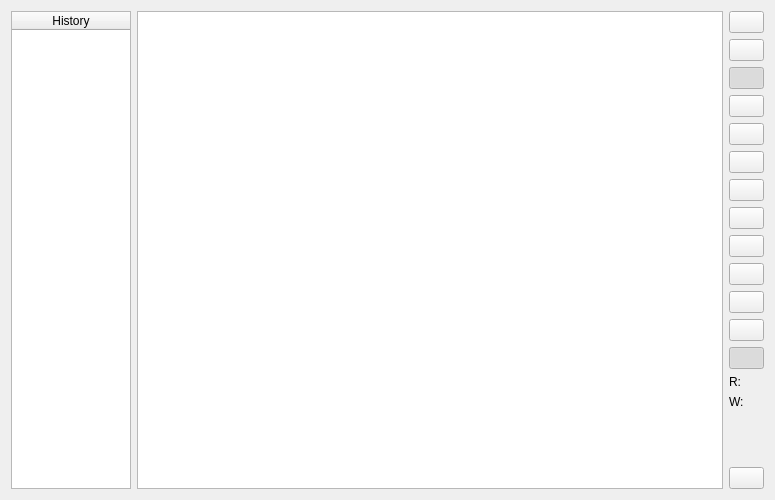
<?xml version="1.0" encoding="UTF-8"?>
<ui version="4.0">
 <class>TablePageForm</class>
 <widget class="QWidget" name="TablePageForm">
  <property name="geometry">
   <rect>
    <x>0</x>
    <y>0</y>
    <width>775</width>
    <height>500</height>
   </rect>
  </property>
  <property name="windowTitle">
   <string>DataSampleTable</string>
  </property>
  <layout class="QHBoxLayout" name="horizontalLayout">
   <item>
    <widget class="QTableWidget" name="historyTable">
     <property name="maximumSize">
      <size>
       <width>120</width>
       <height>16777215</height>
      </size>
     </property>
     <property name="editTriggers">
      <set>QAbstractItemView::NoEditTriggers</set>
     </property>
     <property name="alternatingRowColors">
      <bool>true</bool>
     </property>
     <property name="selectionMode">
      <enum>QAbstractItemView::SingleSelection</enum>
     </property>
     <property name="selectionBehavior">
      <enum>QAbstractItemView::SelectItems</enum>
     </property>
     <attribute name="horizontalHeaderStretchLastSection">
      <bool>true</bool>
     </attribute>
     <attribute name="verticalHeaderVisible">
      <bool>false</bool>
     </attribute>
     <attribute name="verticalHeaderDefaultSectionSize">
      <number>23</number>
     </attribute>
     <column>
      <property name="text">
       <string>History</string>
      </property>
     </column>
    </widget>
   </item>
   <item>
    <widget class="QTableView" name="topicTableView">
     <property name="editTriggers">
      <set>QAbstractItemView::AllEditTriggers</set>
     </property>
     <property name="alternatingRowColors">
      <bool>true</bool>
     </property>
     <property name="selectionMode">
      <enum>QAbstractItemView::ExtendedSelection</enum>
     </property>
     <property name="selectionBehavior">
      <enum>QAbstractItemView::SelectRows</enum>
     </property>
     <attribute name="horizontalHeaderDefaultSectionSize">
      <number>150</number>
     </attribute>
     <attribute name="horizontalHeaderStretchLastSection">
      <bool>true</bool>
     </attribute>
     <attribute name="verticalHeaderVisible">
      <bool>false</bool>
     </attribute>
     <attribute name="verticalHeaderDefaultSectionSize">
      <number>23</number>
     </attribute>
    </widget>
   </item>
   <item>
    <layout class="QVBoxLayout" name="verticalLayout">
     <item>
      <widget class="QPushButton" name="clearSamplesButton">
       <property name="maximumSize">
        <size>
         <width>35</width>
         <height>35</height>
        </size>
       </property>
       <property name="toolTip">
        <string>Clear sample history</string>
       </property>
       <property name="text">
        <string/>
       </property>
       <property name="icon">
        <iconset resource="../ddsmon.qrc">
         <normaloff>:/images/edit-clear.png</normaloff>:/images/edit-clear.png</iconset>
       </property>
      </widget>
     </item>
     <item>
      <widget class="QPushButton" name="filterButton">
       <property name="maximumSize">
        <size>
         <width>35</width>
         <height>35</height>
        </size>
       </property>
       <property name="toolTip">
        <string>Set filter</string>
       </property>
       <property name="text">
        <string/>
       </property>
       <property name="icon">
        <iconset resource="../ddsmon.qrc">
         <normaloff>:/images/filter.png</normaloff>:/images/filter.png</iconset>
       </property>
      </widget>
     </item>
     <item>
      <widget class="QPushButton" name="useLatestButton">
       <property name="maximumSize">
        <size>
         <width>35</width>
         <height>35</height>
        </size>
       </property>
       <property name="toolTip">
        <string>Always use the latest sample</string>
       </property>
       <property name="text">
        <string/>
       </property>
       <property name="icon">
        <iconset resource="../ddsmon.qrc">
         <normaloff>:/images/prevfuzzy.png</normaloff>:/images/prevfuzzy.png</iconset>
       </property>
       <property name="checkable">
        <bool>true</bool>
       </property>
       <property name="checked">
        <bool>true</bool>
       </property>
      </widget>
     </item>
     <item>
      <widget class="QPushButton" name="freezeButton">
       <property name="maximumSize">
        <size>
         <width>35</width>
         <height>35</height>
        </size>
       </property>
       <property name="toolTip">
        <string>Freeze updates</string>
       </property>
       <property name="text">
        <string/>
       </property>
       <property name="icon">
        <iconset resource="../ddsmon.qrc">
         <normaloff>:/images/unlock.png</normaloff>:/images/unlock.png</iconset>
       </property>
      </widget>
     </item>
     <item>
      <widget class="QPushButton" name="unfreezeButton">
       <property name="maximumSize">
        <size>
         <width>35</width>
         <height>35</height>
        </size>
       </property>
       <property name="toolTip">
        <string>Unfreeze updates</string>
       </property>
       <property name="text">
        <string/>
       </property>
       <property name="icon">
        <iconset resource="../ddsmon.qrc">
         <normaloff>:/images/lock.png</normaloff>:/images/lock.png</iconset>
       </property>
      </widget>
     </item>
     <item>
      <widget class="QPushButton" name="iniButton">
       <property name="maximumSize">
        <size>
         <width>35</width>
         <height>35</height>
        </size>
       </property>
       <property name="toolTip">
        <string>Export data to an INI file</string>
       </property>
       <property name="text">
        <string/>
       </property>
       <property name="icon">
        <iconset resource="../ddsmon.qrc">
         <normaloff>:/images/exportdoc.png</normaloff>:/images/exportdoc.png</iconset>
       </property>
      </widget>
     </item>
     <item>
      <widget class="QPushButton" name="batchButton">
       <property name="maximumSize">
        <size>
         <width>35</width>
         <height>35</height>
        </size>
       </property>
       <property name="toolTip">
        <string>Export batch</string>
       </property>
       <property name="text">
        <string/>
       </property>
       <property name="icon">
        <iconset>
         <normaloff>../images/exportbatch.png</normaloff>../images/exportbatch.png</iconset>
       </property>
      </widget>
     </item>
     <item>
      <widget class="QPushButton" name="revertButton">
       <property name="maximumSize">
        <size>
         <width>35</width>
         <height>35</height>
        </size>
       </property>
       <property name="toolTip">
        <string>Revert changes</string>
       </property>
       <property name="text">
        <string/>
       </property>
       <property name="icon">
        <iconset resource="../ddsmon.qrc">
         <normaloff>:/images/revert.png</normaloff>:/images/revert.png</iconset>
       </property>
      </widget>
     </item>
     <item>
      <widget class="QPushButton" name="newPlotButton">
       <property name="maximumSize">
        <size>
         <width>35</width>
         <height>35</height>
        </size>
       </property>
       <property name="toolTip">
        <string>Add a new plot page</string>
       </property>
       <property name="text">
        <string/>
       </property>
       <property name="icon">
        <iconset resource="../ddsmon.qrc">
         <normaloff>:/images/monitor_new.png</normaloff>:/images/monitor_new.png</iconset>
       </property>
      </widget>
     </item>
     <item>
      <widget class="QPushButton" name="attachPlotButton">
       <property name="maximumSize">
        <size>
         <width>35</width>
         <height>35</height>
        </size>
       </property>
       <property name="toolTip">
        <string>Add selection to an existing plot</string>
       </property>
       <property name="text">
        <string/>
       </property>
       <property name="icon">
        <iconset resource="../ddsmon.qrc">
         <normaloff>:/images/monitor_attach.png</normaloff>:/images/monitor_attach.png</iconset>
       </property>
      </widget>
     </item>
     <item>
      <widget class="QPushButton" name="recordButton">
       <property name="maximumSize">
        <size>
         <width>35</width>
         <height>35</height>
        </size>
       </property>
       <property name="toolTip">
        <string>Start recording</string>
       </property>
       <property name="text">
        <string/>
       </property>
       <property name="icon">
        <iconset resource="../ddsmon.qrc">
         <normaloff>:/images/media-record.png</normaloff>:/images/media-record.png</iconset>
       </property>
      </widget>
     </item>
     <item>
      <widget class="QPushButton" name="hexButton">
       <property name="maximumSize">
        <size>
         <width>35</width>
         <height>35</height>
        </size>
       </property>
       <property name="toolTip">
        <string>Display integer fields as hex</string>
       </property>
       <property name="text">
        <string/>
       </property>
       <property name="icon">
        <iconset resource="../ddsmon.qrc">
         <normaloff>:/images/display-hex.png</normaloff>:/images/display-hex.png</iconset>
       </property>
       <property name="checkable">
        <bool>true</bool>
       </property>
       <property name="checked">
        <bool>false</bool>
       </property>
      </widget>
     </item>
     <item>
      <widget class="QPushButton" name="asciiButton">
       <property name="maximumSize">
        <size>
         <width>35</width>
         <height>35</height>
        </size>
       </property>
       <property name="toolTip">
        <string>Display char fields as ascii</string>
       </property>
       <property name="text">
        <string/>
       </property>
       <property name="icon">
        <iconset resource="../ddsmon.qrc">
         <normaloff>:/images/display-ascii.png</normaloff>:/images/display-ascii.png</iconset>
       </property>
       <property name="checkable">
        <bool>true</bool>
       </property>
       <property name="checked">
        <bool>true</bool>
       </property>
      </widget>
     </item>
     <item>
      <layout class="QGridLayout" name="gridLayout">
       <item row="0" column="0">
        <widget class="QLabel" name="matchedSubTitleLabel">
         <property name="toolTip">
          <string>The number of matched readers for this topic</string>
         </property>
         <property name="text">
          <string>R:</string>
         </property>
        </widget>
       </item>
       <item row="0" column="1">
        <widget class="QLabel" name="matchedSubLabel">
         <property name="toolTip">
          <string>The number of matched readers for this topic</string>
         </property>
         <property name="text">
          <string/>
         </property>
        </widget>
       </item>
       <item row="1" column="0">
        <widget class="QLabel" name="matchedPubTitleLabel">
         <property name="toolTip">
          <string>The number of matched writers for this topic</string>
         </property>
         <property name="text">
          <string>W:</string>
         </property>
        </widget>
       </item>
       <item row="1" column="1">
        <widget class="QLabel" name="matchedPubLabel">
         <property name="toolTip">
          <string>The number of matched writers for this topic</string>
         </property>
         <property name="text">
          <string/>
         </property>
        </widget>
       </item>
      </layout>
     </item>
     <item>
      <spacer name="verticalSpacer">
       <property name="orientation">
        <enum>Qt::Vertical</enum>
       </property>
       <property name="sizeHint" stdset="0">
        <size>
         <width>20</width>
         <height>158</height>
        </size>
       </property>
      </spacer>
     </item>
     <item>
      <widget class="QPushButton" name="publishButton">
       <property name="maximumSize">
        <size>
         <width>35</width>
         <height>35</height>
        </size>
       </property>
       <property name="toolTip">
        <string>Publish sample</string>
       </property>
       <property name="text">
        <string/>
       </property>
       <property name="icon">
        <iconset resource="../ddsmon.qrc">
         <normaloff>:/images/exports.png</normaloff>:/images/exports.png</iconset>
       </property>
      </widget>
     </item>
    </layout>
   </item>
  </layout>
 </widget>
 <resources>
  <include location="../ddsmon.qrc"/>
 </resources>
 <connections/>
</ui>
